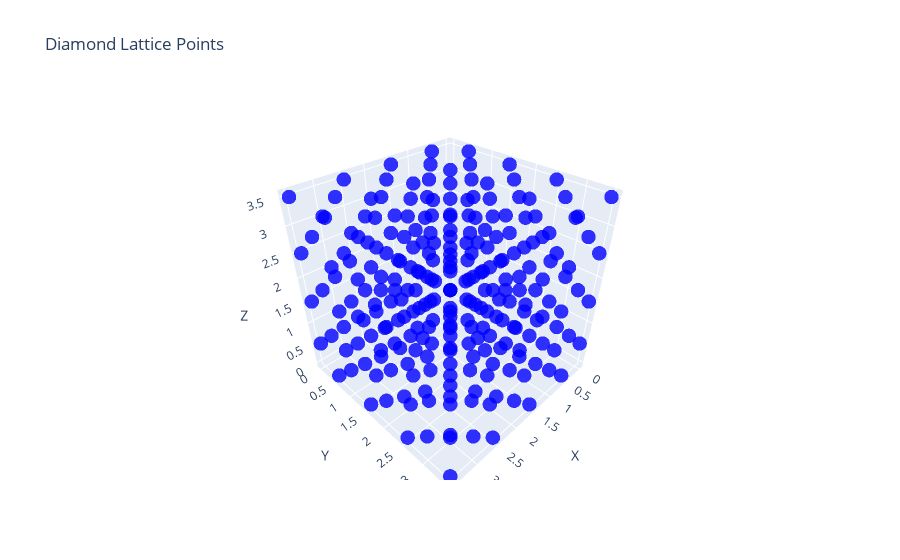

Notebook source saved alongside this figure:
### Code cell
import plotly.graph_objs as go
import numpy as np
def generate_diamond_lattice_points(size):
    sigma=1
    a=20*sigma/np.sqrt(3)
    lattice_points_a= []
    lattice_points_b=[]
    arm_a=[]
    arm_b=[]
    connection_a=[]
    connection_b=[]
    for x in range(size):
        for y in range(size):
            for z in range(size):
                lattice_points_a.append((x, y, z))
                lattice_points_a.append((x + 0.5*a, y + 0.5*a, z))
                lattice_points_a.append((x, y + 0.5*a, z + 0.5*a))
                lattice_points_a.append((x + 0.5*a, y, z + 0.5*a))
    for point in lattice_points_a:
        lattice_points_b.append([point[0]+0.25*a,point[1]+0.25*a,point[2]+0.25*a])
    for point in lattice_points_a:
        arm_a.append([point[0]+0.25*a/5,point[1]+0.25*a/5,point[2]+0.25*a/5])
        arm_a.append([point[0]-0.25*a/5,point[1]-0.25*a/5,point[2]+0.25*a/5])
        arm_a.append([point[0]-0.25*a/5,point[1]+0.25*a/5,point[2]-0.25*a/5])
        arm_a.append([point[0]+0.25*a/5,point[1]-0.25*a/5,point[2]-0.25*a/5])
        connection_a.append([point[0]+0.5*a/5,point[1]+0.5*a/5,point[2]+0.5*a/5])
        connection_a.append([point[0]-0.5*a/5,point[1]-0.5*a/5,point[2]+0.5*a/5])
        connection_a.append([point[0]-0.5*a/5,point[1]+0.5*a/5,point[2]-0.5*a/5])
        connection_a.append([point[0]+0.5*a/5,point[1]-0.5*a/5,point[2]-0.5*a/5])
    for point in lattice_points_b:
        arm_b.append([point[0]-0.25*a/5,point[1]-0.25*a/5,point[2]-0.25*a/5])
        arm_b.append([point[0]+0.25*a/5,point[1]+0.25*a/5,point[2]-0.25*a/5])
        arm_b.append([point[0]+0.25*a/5,point[1]-0.25*a/5,point[2]+0.25*a/5])
        arm_b.append([point[0]-0.25*a/5,point[1]+0.25*a/5,point[2]+0.25*a/5])
        connection_b.append([point[0]-0.5*a/5,point[1]-0.5*a/5,point[2]-0.5*a/5])
        connection_b.append([point[0]+0.5*a/5,point[1]+0.5*a/5,point[2]-0.5*a/5])
        connection_b.append([point[0]+0.5*a/5,point[1]-0.5*a/5,point[2]+0.5*a/5])
        connection_b.append([point[0]-0.5*a/5,point[1]+0.5*a/5,point[2]+0.5*a/5])
    return lattice_points_a,lattice_points_b,arm_a,arm_b,connection_a,connection_b

# Example usage:
size = 4  # Adjust the size as needed
polycentera,polycenterb,arm_a,arm_b,connection_a,connection_b = generate_diamond_lattice_points(size)


# Separate the coordinates into x, y, z arrays
x_coords, y_coords, z_coords = zip(*points)

# Create trace for scatter plot
trace = go.Scatter3d(
    x=x_coords,
    y=y_coords,
    z=z_coords,
    mode='markers',
    marker=dict(
        size=5,
        color='blue',                # Set color to blue
        opacity=0.8
    )
)

# Create layout for the plot
layout = go.Layout(
    scene=dict(
        xaxis=dict(title='X'),
        yaxis=dict(title='Y'),
        zaxis=dict(title='Z')
    ),
    title='Diamond Lattice Points'
)

# Create figure
fig = go.Figure(data=[trace], layout=layout)

# Display the plot
fig.show()

### Figure 1 — Plotly figure (JSON) as saved in the notebook; plotly's stock layout.template omitted (floating-point values rounded to 4 significant figures; data arrays with more than 128 entries replaced by an {"elided": "..."} marker saying what was removed)
{"data": [{"marker": {"color": "blue", "opacity": 0.8, "size": 5}, "mode": "markers", "type": "scatter3d", "x": {"elided": "256 float values"}, "y": {"elided": "256 float values"}, "z": {"elided": "256 float values"}}], "layout": {"scene": {"xaxis": {"title": {"text": "X"}}, "yaxis": {"title": {"text": "Y"}}, "zaxis": {"title": {"text": "Z"}}}, "title": {"text": "Diamond Lattice Points"}}}
